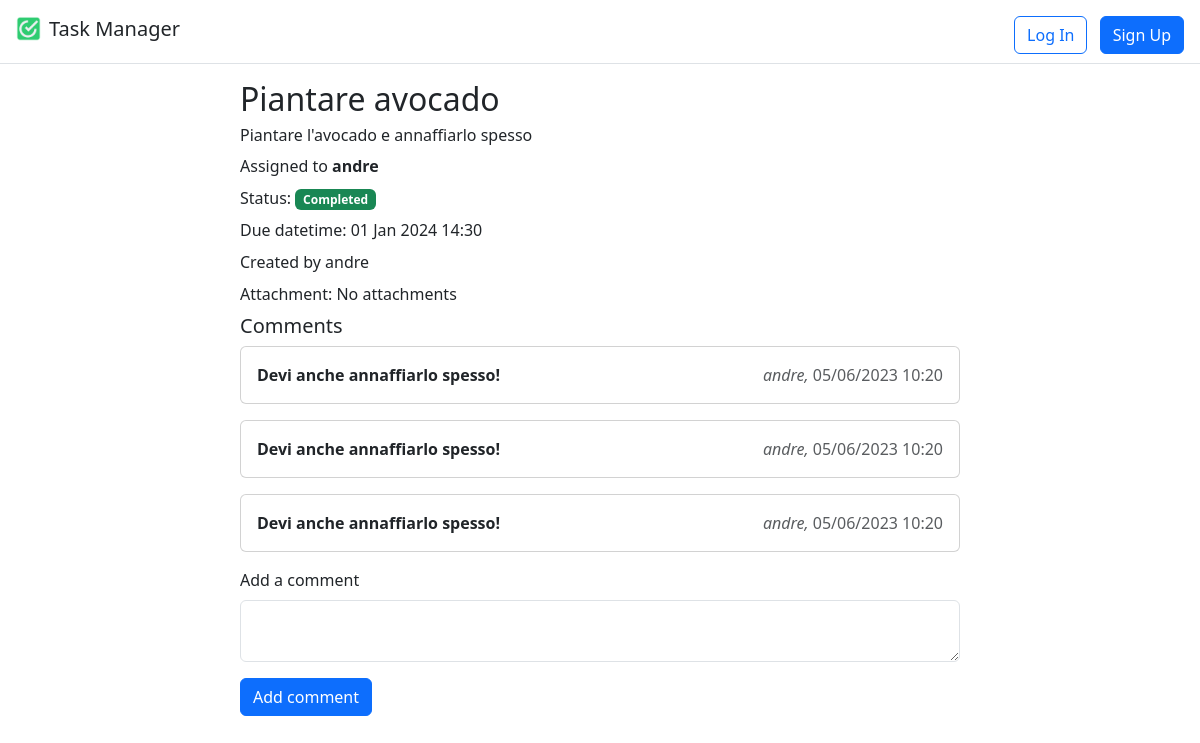
/lists/1/1, run on an earlier commit of the app's database.
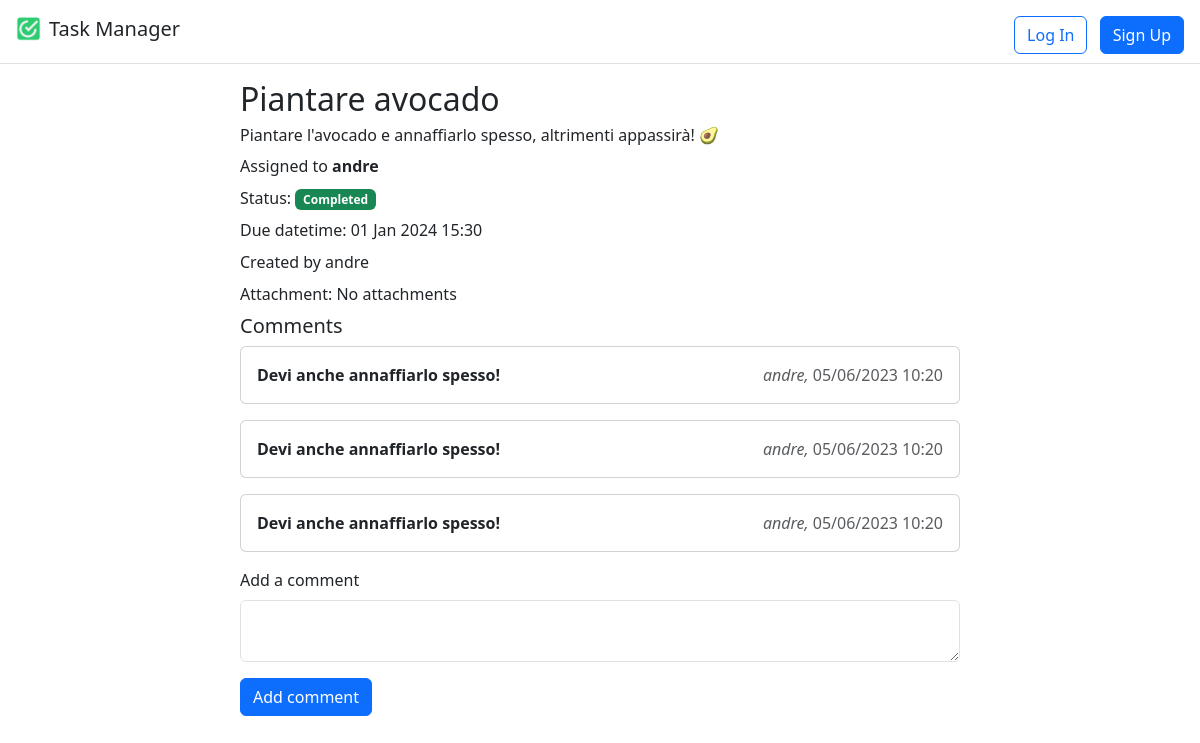
And on a later commit of the database.
### lists/models.py (models this page shows, shortened)
class Task(models.Model):
    class Priority(models.TextChoices):
        LOW = "LOW", "Low"
        MEDIUM = "MEDIUM", "Medium"
        HIGH = "HIGH", "High"
    id = models.AutoField(primary_key=True)
    title = models.CharField(max_length=255)
    description = models.TextField(null=True, blank=True)
    completed = models.BooleanField(default=False)
    due_datetime = models.DateTimeField(null=True, blank=True)
    assigned_to = models.ForeignKey(User, on_delete=models.CASCADE, related_name="assigned_to")
    created_by = models.ForeignKey(User, on_delete=models.CASCADE, related_name="created_by")
    attachment = models.FileField(null=True, blank=True)
    priority = models.CharField(choices=Priority.choices, max_length=6, null=True, blank=True, default=None)
    task_list = models.ForeignKey(TaskList, on_delete=models.CASCADE, related_name="task_list")

### lists/views.py (the view)
# urls.py: path('<int:list_id>/<int:task_id>', views.TaskDetailView.as_view(), name="task"),
class TaskDetailView(View):
    template = "tasks/task_detail.html"
    def get(self, request, list_id, task_id):
        task = Task.objects.get(id=task_id)
        comments = TaskComment.objects.filter(task=task)
        return render(request, self.template, {"task": task, 'comments': comments})

### templates/tasks/task_detail.html (shortened to what this page needs)
{% extends "base.html" %}
{% load crispy_forms_tags %}
{% block content %}
    <div class="container">
        <div class="row my-3">
            <div class="col-md-8 offset-md-2">
                <h2>{{ task.title }}</h2>
                <h6 class="mb-2">{{ task.description }}</h6>
                <p class="mb-2">Assigned to <span class="fw-bold">{{ task.assigned_to }}</span></p>
                <p class="mb-2">Status:
                    {% if task.completed %}<span class="badge bg-success">Completed</span>
                    {% else %}<span class="badge bg-warning">In progress</span>
                    {% endif %}
                </p>
                <p class="mb-2">Due datetime: {{ task.due_datetime | date:"d M Y H:i" }}</p>
                <p class="mb-2">Created by {{ task.created_by }}</p>
                {% if task.attachment %}
                    <p class="mb-2">Attachment:
                        <a href="{{ task.attachment.url }}" download class="btn btn-light btn-file">
                            <span class="d-flex align-items-center px-3 position-relative">
                                <span class="bi bi-file-earmark-text me-1"></span>
                                <span class="flex-grow-1">{{ task.attachment.name }}</span>
                                <span class="position-absolute top-0 start-100 translate-middle badge rounded-pill bg-primary">
                                    <i class="bi bi-download"></i>
                                </span>
                            </span>
                        </a>
                    </p>
                {% else %}
                    <p class="mb-2">Attachment: No attachments</p>
                {% endif %}
                <h5>Comments</h5>
                {% for comment in comments %}
                    <div class="card mb-3">
                        <div class="card-body">
                            <span class="fw-bold mb-0">{{ comment.comment }}</span>
                            <div class="float-end">
                                <span class="text-muted mb-0"><em>{{ comment.user }},</em></span>
                                <span class="text-muted mb-0">{{ comment.created_at | date:"d/m/Y H:i" }}</span>
                            </div>
                        </div>
                    </div>
                {% endfor %}
                <form method="post" action="{% url 'add_comment' task.task_list.id task.id %}">
                    <div class="mb-3">
                        <label for="comment" class="form-label">Add a comment</label>
                        <textarea name="comment" id="comment" rows="2" class="form-control"></textarea>
                    </div>
                    <button type="submit" class="btn btn-primary">Add comment</button>
                </form>
            </div>
        </div>
    </div>
{% endblock content %}

What changed in the data, as far as the page shows it:
changed Task "Piantare avocado": description "Piantare l'avocado e annaffiarlo spesso" → "Piantare l'avocado e annaffiarlo spesso, altrimenti appassirà! 🥑"; due_datetime "01 Jan 2024 14:30" → "01 Jan 2024 15:30"
